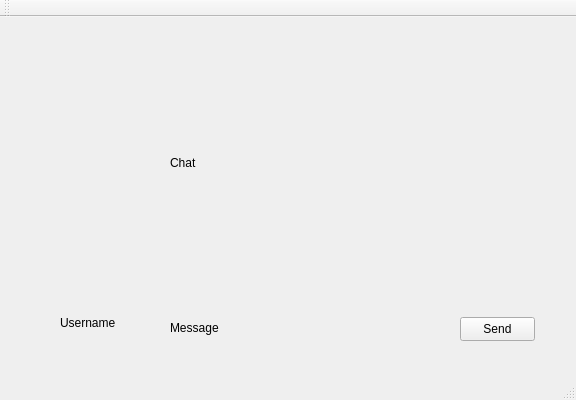
<?xml version="1.0" encoding="UTF-8"?>
<ui version="4.0">
 <class>ChatClass</class>
 <widget class="QMainWindow" name="ChatClass">
  <property name="geometry">
   <rect>
    <x>0</x>
    <y>0</y>
    <width>576</width>
    <height>400</height>
   </rect>
  </property>
  <property name="windowTitle">
   <string>Chat</string>
  </property>
  <widget class="QWidget" name="centralWidget">
   <widget class="QLabel" name="label">
    <property name="geometry">
     <rect>
      <x>170</x>
      <y>290</y>
      <width>251</width>
      <height>41</height>
     </rect>
    </property>
    <property name="text">
     <string>Message</string>
    </property>
   </widget>
   <widget class="QLabel" name="label_2">
    <property name="geometry">
     <rect>
      <x>60</x>
      <y>290</y>
      <width>91</width>
      <height>31</height>
     </rect>
    </property>
    <property name="text">
     <string>Username</string>
    </property>
   </widget>
   <widget class="QLabel" name="label_3">
    <property name="geometry">
     <rect>
      <x>170</x>
      <y>30</y>
      <width>291</width>
      <height>231</height>
     </rect>
    </property>
    <property name="text">
     <string>Chat</string>
    </property>
   </widget>
   <widget class="QPushButton" name="pushButton">
    <property name="geometry">
     <rect>
      <x>460</x>
      <y>300</y>
      <width>75</width>
      <height>24</height>
     </rect>
    </property>
    <property name="text">
     <string>Send</string>
    </property>
   </widget>
  </widget>
  <widget class="QMenuBar" name="menuBar">
   <property name="geometry">
    <rect>
     <x>0</x>
     <y>0</y>
     <width>576</width>
     <height>22</height>
    </rect>
   </property>
  </widget>
  <widget class="QToolBar" name="mainToolBar">
   <attribute name="toolBarArea">
    <enum>TopToolBarArea</enum>
   </attribute>
   <attribute name="toolBarBreak">
    <bool>false</bool>
   </attribute>
  </widget>
  <widget class="QStatusBar" name="statusBar"/>
 </widget>
 <layoutdefault spacing="6" margin="11"/>
 <resources/>
 <connections/>
</ui>
